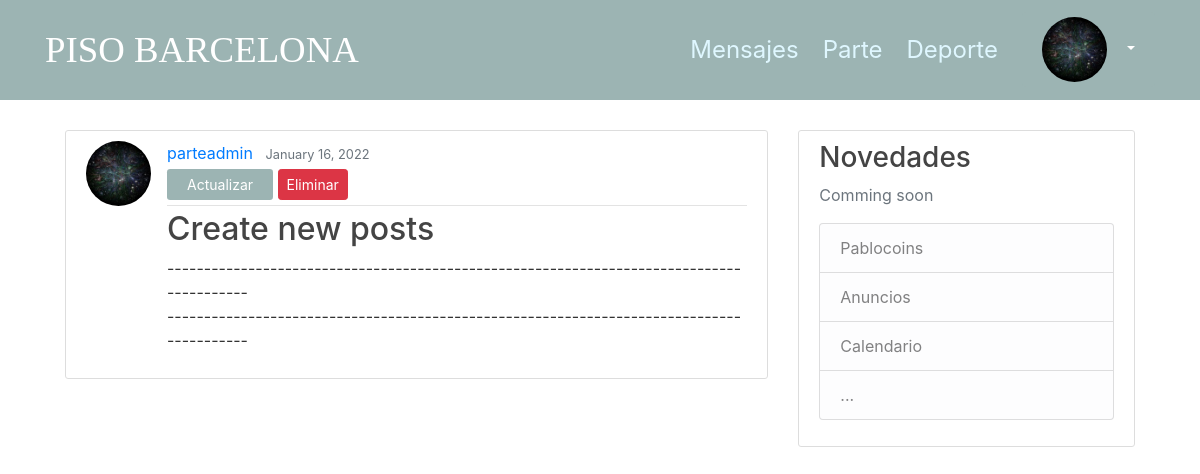
The app's page /post/8/ (signed in), older data.
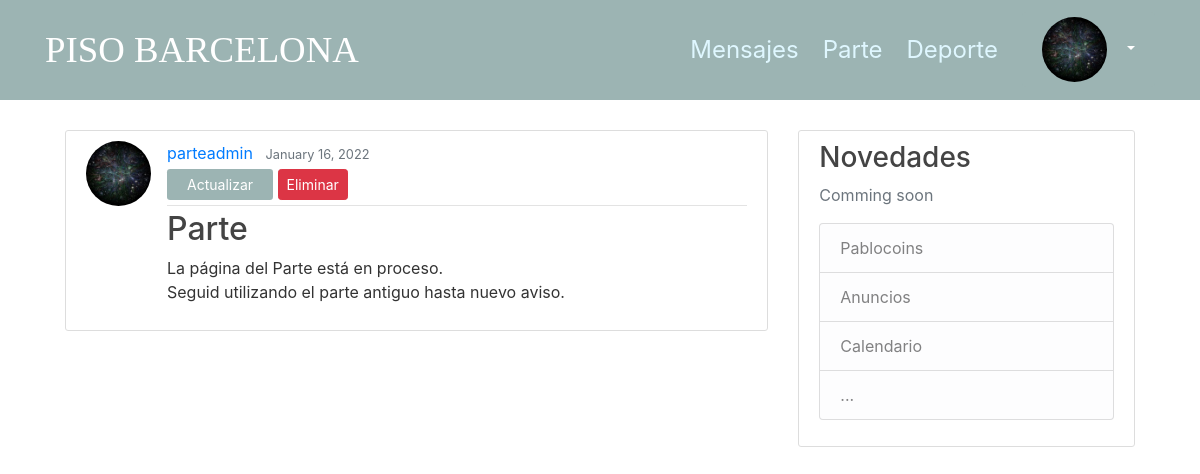
The same page, newer data.
### blog/models.py (models this page shows, shortened)
class Post(models.Model):
    title = models.CharField(max_length=100)
    content = models.TextField()
    date_posted = models.DateTimeField(default=timezone.now)
    author = models.ForeignKey(User, on_delete=models.CASCADE)

### users/models.py (models this page shows, shortened)
class Profile(models.Model):
    user = models.OneToOneField(User, on_delete=models.CASCADE)
    image = models.ImageField(default='default.jpg', upload_to='profile_pics')

### blog/views.py (the view)
# urls.py: path('post/<int:pk>/', PostDetailView.as_view(), name='post-detail'),
class PostDetailView(DetailView):
    model = Post

### blog/templates/blog/post_detail.html
{% extends "blog/base.html" %}
{% block content %}
  <article class="media content-section">
    <img class="rounded-circle article-img" src="{{ object.author.profile.image.url }}">
    <div class="media-body">
      <div class="article-metadata">
        <a class="mr-2" href="{% url 'user-posts' object.author.username %}">{{ object.author }}</a>
        <small class="text-muted">{{ object.date_posted|date:"F d, Y" }}</small>
        {% if object.author == user %}
          <div>
            <a class="btn btn-secondary btn-sm mt-1 mb-1" href="{% url 'post-update' object.id %}">Actualizar</a>
            <a class="btn btn-danger btn-sm mt-1 mb-1" href="{% url 'post-delete' object.id %}">Eliminar</a>
          </div>
        {% endif %}
      </div>
      <h2 class="article-title">{{ object.title }}</h2>
      <p class="article-content">{{ object.content }}</p>
    </div>
  </article>
{% endblock content %}

Row changes from the older to the newer data that the page shows:
changed Post "parteadmin": title "Create new posts" → "Parte"; content "----------------------------------------------------------------------------------------- -----------------------------------------------------------------------------------------" → "La página del Parte está en proceso. Seguid utilizando el parte antiguo hasta nuevo aviso."
